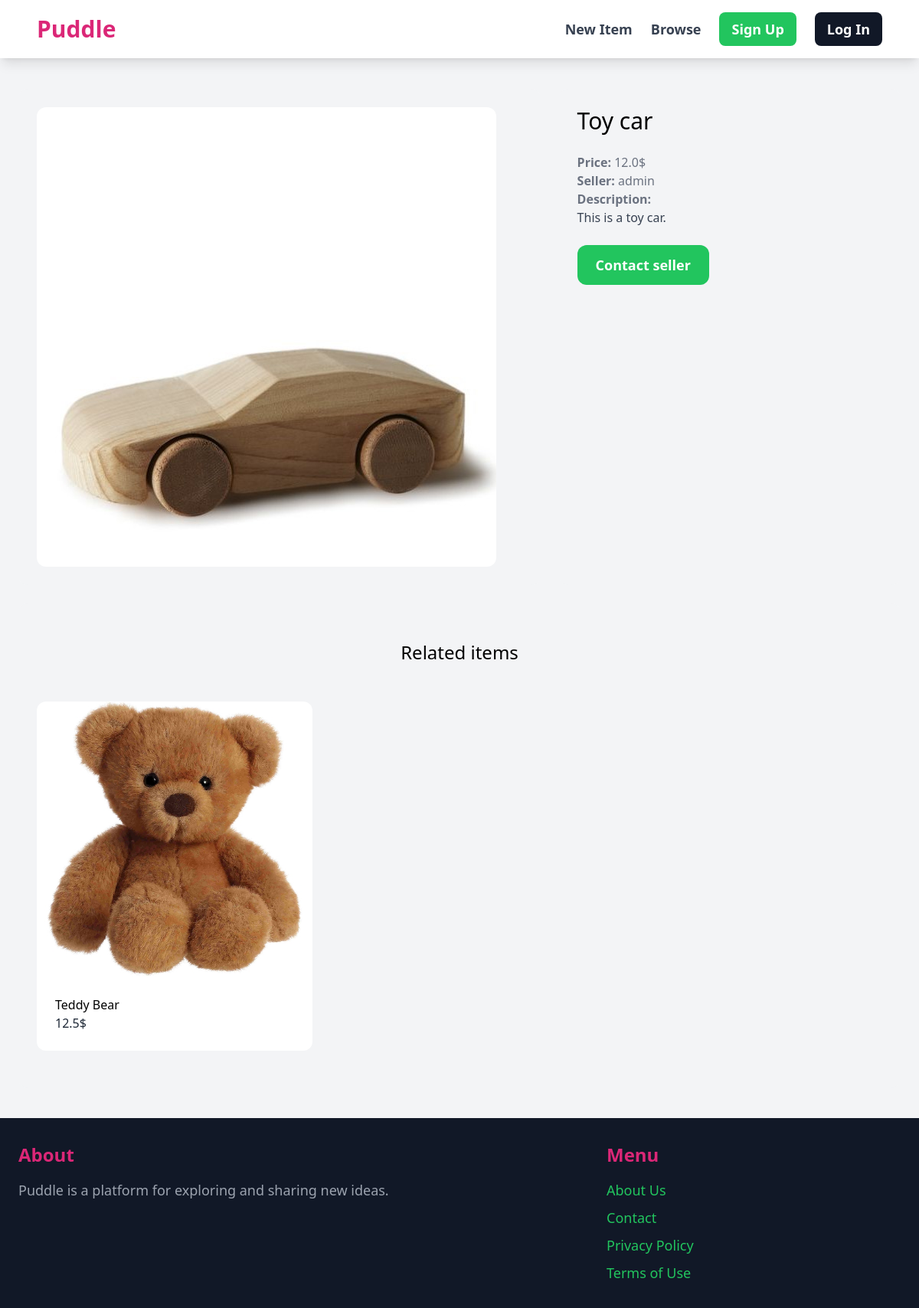
The page /items/7/ on the database as committed earlier.
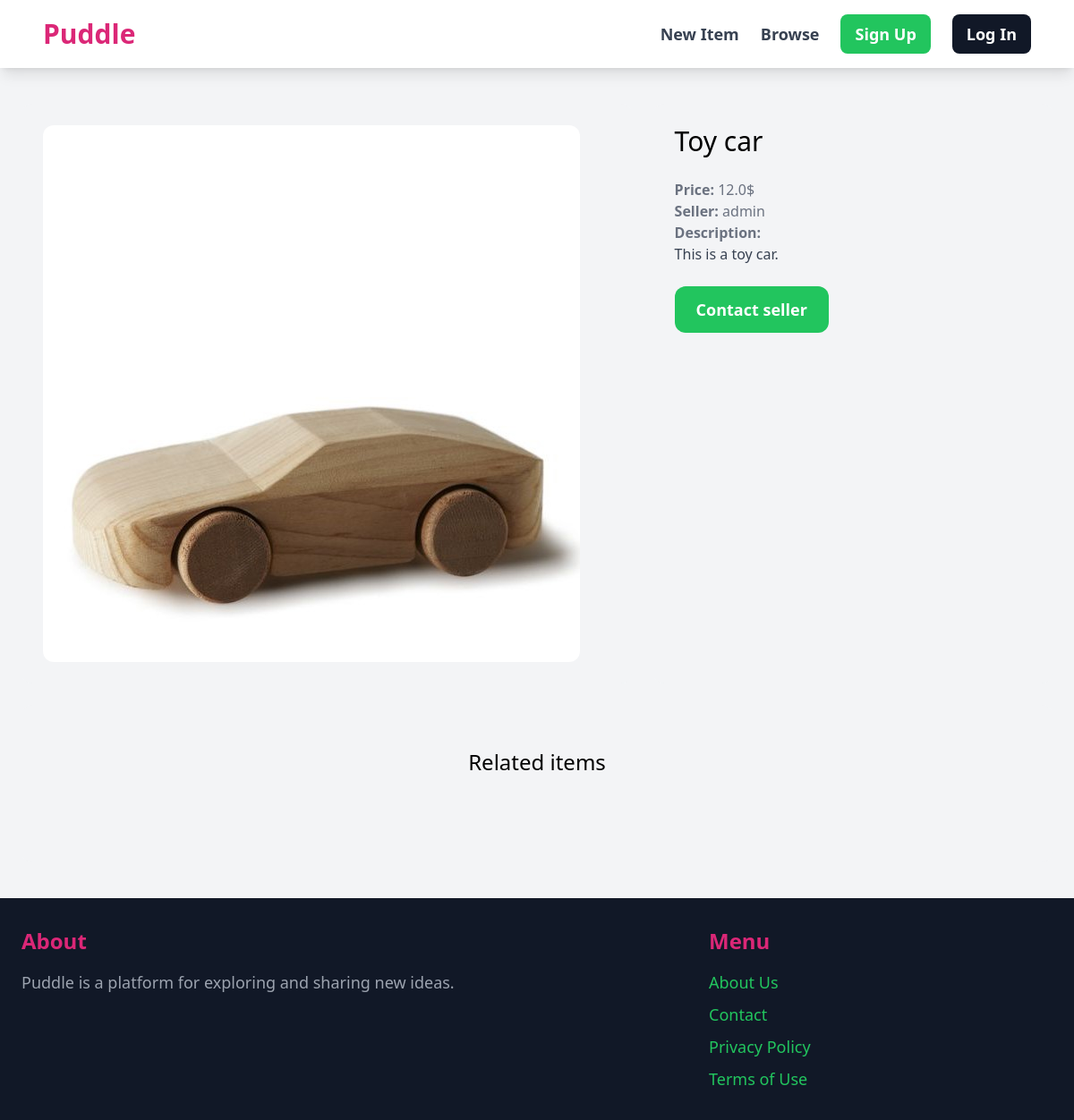
The same page on the database as committed later.
### item/models.py (models this page shows, shortened)
class Item(models.Model):
    name=models.CharField(max_length=255)
    description=models.TextField(blank=True, null=True)
    is_sold=models.BooleanField(default=False)
    price=models.FloatField()
    image=models.ImageField(upload_to='item_images', blank=True, null=True)
    created_at=models.DateTimeField(auto_now_add=True)
    created_by=models.ForeignKey(User,related_name='items',on_delete=models.CASCADE)
    category=models.ForeignKey(Category, related_name='items', on_delete=models.CASCADE)

### item/views.py (the view)
# urls.py: path('<int:pk>/', views.detail, name='detail'),
def detail(request, pk):
    item = get_object_or_404(Item, pk=pk)
    related_items = Item.objects.filter(category=item.category, is_sold=False).exclude(pk=pk)[0:3]
    return render(request, 'item/detail.html', {
        'item': item,
        'related_items': related_items
    })

### item/templates/item/detail.html (shortened to what this page needs)
{% extends "core/base.html" %}
{% block content %}
<div class="grid grid-cols-5 gap-6">
    <div class="col-span-3">
        <div class="col-span-2 p-6 bg-gray-100 rounded-xl">
        <img src="{{ item.image.url }}" class="rounded-xl">
    </div>
</div>
    <div class="col-span-2 p-6 bg-gray-100 rounded-xl">
        <h1 class="mb-6 text-3xl">{{ item.name }}</h1>
        <p class="text-gray-500"><strong>Price: </strong>{{ item.price }}$</p>
        <p class="text-gray-500"><strong>Seller: </strong>{{ item.created_by.username }}</p>
        {% if item.description %}
            <p class="text-gray-700">
                <strong class="text-gray-500">Description:</strong><br>
                {{ item.description }}
            </p>
        {% endif %}
        {%if request.user == item.created_by%}
        <div class="mt-6 p-6 bg-white rounded-xl">
        <p>This is your item.</p>
        <a href="{%url "item:edit" item.id%}" class="inline-block mt-6 px-6 py-3 text-lg font-semibold bg-green-500 hover:bg-green-700 text-white rounded-xl">Edit</a>
        <a href="{%url "item:delete" item.id%}" class="inline-block mt-6 px-6 py-3 text-lg font-semibold bg-pink-500 hover:bg-pink-700 text-white rounded-xl">Delete</a>
        </div>
        {% else %}
        <a href="#" class="inline-block mt-6 px-6 py-3 text-lg font-semibold bg-green-500 text-white rounded-xl hover:bg-green-700">Contact seller</a>
        {% endif %}
    </div>
</div>
<div class="mt-6 px-6 py-12 bg-gray-100 rounded-xl">
    <h2 class="mb-12 text-2xl text-center">Related items</h2>
    <div class="grid grid-cols-3 gap-3">
       {% for item in related_items %}
       <div>
        <a href="{% url "item:detail" item.id %}">
            <div><img src="{{item.image.url}}" class="rounded-t-xl"></div>
            <div class="p-6 bg-white rounded-b-xl">
                <h2 class="text-2-xl">{{item.name}}</h2>
                <p class="text-gray-800">{{item.price}}$</p>
            </div>
        </a>
       </div>
       {% endfor %}
    </div>
</div>
{% endblock %}

Rows that differ between the two databases and show on the page:
removed Item: image (picture), name "Teddy Bear", price "12.5"
